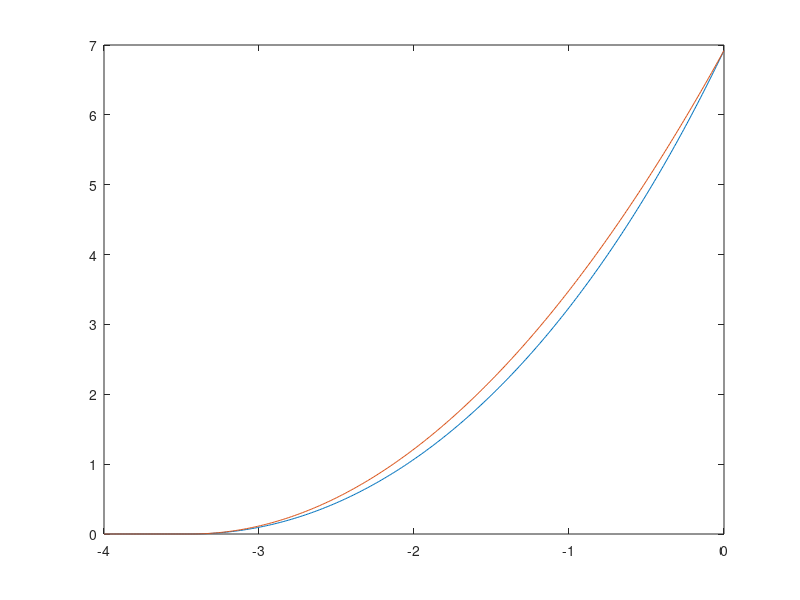

Write the MATLAB code that produced this figure. (Note: this script raises an error after producing the figure.)
%
%   This program compares the saturation drain current
%   of a FET computed by using the exact formula versus 
%   the quadratic law approximation
% 
%   Copyright (c) 1999 by P.Bretchko and R.Ludwig
%   "RF Circuit Design: Theory and Practice"
%

close all; % close all opened graphs
clear all; % clear all variables
figure;    % open new graph

% define problem parameters
Nd=1e16*1e6;
d=0.75e-6;
W=10e-6;
L=2e-6;
eps_r=12;
Vd=0.8;
mu_n=8500e-4;
Vgs=0:-0.01:-4;

% define physical constants
q=1.60218e-19; % electron charge
eps0=8.85e-12; % permittivity of free space

eps=eps_r*eps0;

% pinch-off voltage
Vp=q*Nd*d^2/(2*eps)

% threshold voltage
Vt0=Vd-Vp

% conductivity of the channel
sigma=q*mu_n*Nd

% channel conductance
G0=q*sigma*Nd*W*d/L

% saturation current using the exact formula
Id_sat=G0*(Vp/3-(Vd-Vgs)+2/(3*sqrt(Vp))*(Vd-Vgs).^(3/2)).*(1-(Vgs<Vt0));
Idss=Id_sat(1) % saturation current at Vgs=0

% saturation current using the quadratic law approximation
Id_sat_square=Idss*(1-Vgs/Vt0).^2.*(1-(Vgs<Vt0));

plot(Vgs,Id_sat,Vgs,Id_sat_square);
legend('exact formula', 'quadratic approximation',2);
title('FET saturation current as a function of the gate-source voltage');
xlabel('Gate-source voltage V_{GS}, V');
ylabel('Drain saturation current I_{DSat}, A');

%print -deps 'fig6_42.eps'
